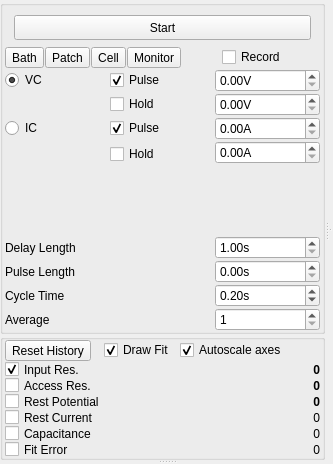
<?xml version="1.0" encoding="UTF-8"?>
<ui version="4.0">
 <class>Form</class>
 <widget class="QWidget" name="Form">
  <property name="geometry">
   <rect>
    <x>0</x>
    <y>0</y>
    <width>315</width>
    <height>464</height>
   </rect>
  </property>
  <property name="windowTitle">
   <string>Patch</string>
  </property>
  <layout class="QVBoxLayout" name="verticalLayout_2">
   <property name="spacing">
    <number>0</number>
   </property>
   <property name="leftMargin">
    <number>0</number>
   </property>
   <property name="topMargin">
    <number>0</number>
   </property>
   <property name="rightMargin">
    <number>0</number>
   </property>
   <property name="bottomMargin">
    <number>0</number>
   </property>
   <item>
    <widget class="QSplitter" name="splitter_3">
     <property name="orientation">
      <enum>Qt::Vertical</enum>
     </property>
     <widget class="QSplitter" name="splitter_2">
      <property name="orientation">
       <enum>Qt::Horizontal</enum>
      </property>
      <widget class="QWidget" name="layoutWidget">
       <layout class="QVBoxLayout" name="verticalLayout">
        <property name="spacing">
         <number>0</number>
        </property>
        <item>
         <widget class="QGroupBox" name="groupBox_2">
          <property name="sizePolicy">
           <sizepolicy hsizetype="Preferred" vsizetype="Preferred">
            <horstretch>0</horstretch>
            <verstretch>0</verstretch>
           </sizepolicy>
          </property>
          <property name="title">
           <string/>
          </property>
          <layout class="QGridLayout" name="gridLayout_2">
           <property name="leftMargin">
            <number>2</number>
           </property>
           <property name="topMargin">
            <number>0</number>
           </property>
           <property name="rightMargin">
            <number>2</number>
           </property>
           <property name="bottomMargin">
            <number>0</number>
           </property>
           <property name="horizontalSpacing">
            <number>0</number>
           </property>
           <property name="verticalSpacing">
            <number>1</number>
           </property>
           <item row="2" column="1">
            <widget class="QCheckBox" name="vcPulseCheck">
             <property name="text">
              <string>Pulse</string>
             </property>
             <property name="checked">
              <bool>true</bool>
             </property>
            </widget>
           </item>
           <item row="3" column="1">
            <widget class="QCheckBox" name="vcHoldCheck">
             <property name="text">
              <string>Hold</string>
             </property>
            </widget>
           </item>
           <item row="4" column="1">
            <widget class="QCheckBox" name="icPulseCheck">
             <property name="text">
              <string>Pulse</string>
             </property>
             <property name="checked">
              <bool>true</bool>
             </property>
            </widget>
           </item>
           <item row="6" column="1">
            <widget class="QCheckBox" name="icHoldCheck">
             <property name="text">
              <string>Hold</string>
             </property>
            </widget>
           </item>
           <item row="7" column="1">
            <spacer name="verticalSpacer">
             <property name="orientation">
              <enum>Qt::Vertical</enum>
             </property>
             <property name="sizeHint" stdset="0">
              <size>
               <width>20</width>
               <height>40</height>
              </size>
             </property>
            </spacer>
           </item>
           <item row="10" column="0" colspan="2">
            <widget class="QLabel" name="label">
             <property name="text">
              <string>Cycle Time</string>
             </property>
            </widget>
           </item>
           <item row="9" column="0" colspan="2">
            <widget class="QLabel" name="label_3">
             <property name="text">
              <string>Pulse Length</string>
             </property>
            </widget>
           </item>
           <item row="8" column="0" colspan="2">
            <widget class="QLabel" name="label_4">
             <property name="text">
              <string>Delay Length</string>
             </property>
            </widget>
           </item>
           <item row="4" column="0">
            <widget class="QRadioButton" name="icModeRadio">
             <property name="text">
              <string>IC</string>
             </property>
            </widget>
           </item>
           <item row="2" column="0">
            <widget class="QRadioButton" name="vcModeRadio">
             <property name="text">
              <string>VC</string>
             </property>
             <property name="checked">
              <bool>true</bool>
             </property>
            </widget>
           </item>
           <item row="1" column="0" colspan="3">
            <layout class="QHBoxLayout" name="horizontalLayout_2">
             <property name="spacing">
              <number>1</number>
             </property>
             <property name="leftMargin">
              <number>0</number>
             </property>
             <item>
              <widget class="QToolButton" name="bathModeBtn">
               <property name="text">
                <string>Bath</string>
               </property>
              </widget>
             </item>
             <item>
              <widget class="QToolButton" name="patchModeBtn">
               <property name="text">
                <string>Patch</string>
               </property>
              </widget>
             </item>
             <item>
              <widget class="QToolButton" name="cellModeBtn">
               <property name="text">
                <string>Cell</string>
               </property>
              </widget>
             </item>
             <item>
              <widget class="QToolButton" name="monitorModeBtn">
               <property name="text">
                <string>Monitor</string>
               </property>
              </widget>
             </item>
             <item>
              <spacer name="horizontalSpacer_2">
               <property name="orientation">
                <enum>Qt::Horizontal</enum>
               </property>
               <property name="sizeType">
                <enum>QSizePolicy::Fixed</enum>
               </property>
               <property name="sizeHint" stdset="0">
                <size>
                 <width>40</width>
                 <height>20</height>
                </size>
               </property>
              </spacer>
             </item>
             <item>
              <widget class="CustomCheckBox" name="recordBtn">
               <property name="text">
                <string>Record</string>
               </property>
               <property name="checkable">
                <bool>true</bool>
               </property>
              </widget>
             </item>
             <item>
              <spacer name="horizontalSpacer">
               <property name="orientation">
                <enum>Qt::Horizontal</enum>
               </property>
               <property name="sizeHint" stdset="0">
                <size>
                 <width>40</width>
                 <height>20</height>
                </size>
               </property>
              </spacer>
             </item>
            </layout>
           </item>
           <item row="11" column="0">
            <widget class="QLabel" name="label_2">
             <property name="text">
              <string>Average</string>
             </property>
            </widget>
           </item>
           <item row="11" column="2">
            <widget class="QSpinBox" name="averageSpin">
             <property name="sizePolicy">
              <sizepolicy hsizetype="Minimum" vsizetype="Preferred">
               <horstretch>0</horstretch>
               <verstretch>0</verstretch>
              </sizepolicy>
             </property>
             <property name="minimum">
              <number>1</number>
             </property>
             <property name="maximum">
              <number>100</number>
             </property>
             <property name="value">
              <number>1</number>
             </property>
            </widget>
           </item>
           <item row="0" column="0" colspan="3">
            <widget class="QWidget" name="widget" native="true">
             <property name="sizePolicy">
              <sizepolicy hsizetype="Preferred" vsizetype="Fixed">
               <horstretch>0</horstretch>
               <verstretch>0</verstretch>
              </sizepolicy>
             </property>
             <property name="minimumSize">
              <size>
               <width>0</width>
               <height>40</height>
              </size>
             </property>
             <property name="maximumSize">
              <size>
               <width>16777215</width>
               <height>40</height>
              </size>
             </property>
             <layout class="QGridLayout" name="gridLayout_3">
              <property name="sizeConstraint">
               <enum>QLayout::SetDefaultConstraint</enum>
              </property>
              <item row="0" column="0">
               <widget class="QPushButton" name="startBtn">
                <property name="sizePolicy">
                 <sizepolicy hsizetype="Minimum" vsizetype="Maximum">
                  <horstretch>0</horstretch>
                  <verstretch>0</verstretch>
                 </sizepolicy>
                </property>
                <property name="minimumSize">
                 <size>
                  <width>0</width>
                  <height>25</height>
                 </size>
                </property>
                <property name="text">
                 <string>Start</string>
                </property>
                <property name="checkable">
                 <bool>true</bool>
                </property>
               </widget>
              </item>
             </layout>
            </widget>
           </item>
           <item row="10" column="2">
            <widget class="SpinBox" name="cycleTimeSpin">
             <property name="sizePolicy">
              <sizepolicy hsizetype="Minimum" vsizetype="Preferred">
               <horstretch>0</horstretch>
               <verstretch>0</verstretch>
              </sizepolicy>
             </property>
             <property name="suffix">
              <string>s</string>
             </property>
             <property name="singleStep">
              <double>1.000000000000000</double>
             </property>
             <property name="value">
              <double>0.200000000000000</double>
             </property>
            </widget>
           </item>
           <item row="9" column="2">
            <widget class="SpinBox" name="pulseTimeSpin">
             <property name="suffix">
              <string>s</string>
             </property>
             <property name="singleStep">
              <double>1.000000000000000</double>
             </property>
            </widget>
           </item>
           <item row="8" column="2">
            <widget class="SpinBox" name="delayTimeSpin">
             <property name="suffix">
              <string>s</string>
             </property>
             <property name="minimum">
              <double>1.000000000000000</double>
             </property>
             <property name="maximum">
              <double>10000.000000000000000</double>
             </property>
             <property name="singleStep">
              <double>1.000000000000000</double>
             </property>
            </widget>
           </item>
           <item row="5" column="2" rowspan="2">
            <widget class="SpinBox" name="icHoldSpin">
             <property name="suffix">
              <string>A</string>
             </property>
            </widget>
           </item>
           <item row="4" column="2">
            <widget class="SpinBox" name="icPulseSpin">
             <property name="suffix">
              <string>A</string>
             </property>
            </widget>
           </item>
           <item row="3" column="2">
            <widget class="SpinBox" name="vcHoldSpin">
             <property name="suffix">
              <string>V</string>
             </property>
            </widget>
           </item>
           <item row="2" column="2">
            <widget class="SpinBox" name="vcPulseSpin">
             <property name="suffix">
              <string>V</string>
             </property>
            </widget>
           </item>
          </layout>
         </widget>
        </item>
        <item>
         <widget class="QGroupBox" name="groupBox">
          <property name="sizePolicy">
           <sizepolicy hsizetype="Preferred" vsizetype="Preferred">
            <horstretch>0</horstretch>
            <verstretch>0</verstretch>
           </sizepolicy>
          </property>
          <property name="title">
           <string/>
          </property>
          <layout class="QGridLayout" name="gridLayout">
           <property name="leftMargin">
            <number>2</number>
           </property>
           <property name="topMargin">
            <number>0</number>
           </property>
           <property name="rightMargin">
            <number>2</number>
           </property>
           <property name="bottomMargin">
            <number>0</number>
           </property>
           <property name="horizontalSpacing">
            <number>5</number>
           </property>
           <property name="verticalSpacing">
            <number>1</number>
           </property>
           <item row="0" column="3">
            <widget class="QCheckBox" name="checkBoxAutoScaleAxes">
             <property name="text">
              <string>Autoscale axes</string>
             </property>
             <property name="checked">
              <bool>true</bool>
             </property>
            </widget>
           </item>
           <item row="4" column="1">
            <widget class="QLabel" name="label_8">
             <property name="text">
              <string>Rest Current</string>
             </property>
            </widget>
           </item>
           <item row="5" column="1">
            <widget class="QLabel" name="label_9">
             <property name="text">
              <string>Capacitance</string>
             </property>
            </widget>
           </item>
           <item row="6" column="1">
            <widget class="QLabel" name="label_10">
             <property name="text">
              <string>Fit Error</string>
             </property>
            </widget>
           </item>
           <item row="5" column="3">
            <widget class="QLabel" name="capacitanceLabel">
             <property name="font">
              <font>
               <weight>50</weight>
               <bold>false</bold>
              </font>
             </property>
             <property name="text">
              <string>0</string>
             </property>
             <property name="alignment">
              <set>Qt::AlignRight|Qt::AlignTrailing|Qt::AlignVCenter</set>
             </property>
            </widget>
           </item>
           <item row="3" column="1">
            <widget class="QLabel" name="label_7">
             <property name="text">
              <string>Rest Potential</string>
             </property>
            </widget>
           </item>
           <item row="2" column="1">
            <widget class="QLabel" name="label_6">
             <property name="text">
              <string>Access Res.</string>
             </property>
            </widget>
           </item>
           <item row="1" column="1">
            <widget class="QLabel" name="label_5">
             <property name="text">
              <string>Input Res.</string>
             </property>
            </widget>
           </item>
           <item row="0" column="0" colspan="2">
            <widget class="QToolButton" name="resetBtn">
             <property name="text">
              <string>Reset History</string>
             </property>
            </widget>
           </item>
           <item row="3" column="0">
            <widget class="QCheckBox" name="restingPotentialCheck">
             <property name="text">
              <string/>
             </property>
            </widget>
           </item>
           <item row="4" column="0">
            <widget class="QCheckBox" name="restingCurrentCheck">
             <property name="text">
              <string/>
             </property>
            </widget>
           </item>
           <item row="6" column="0">
            <widget class="QCheckBox" name="fitErrorCheck">
             <property name="text">
              <string/>
             </property>
            </widget>
           </item>
           <item row="3" column="3">
            <widget class="QLabel" name="restingPotentialLabel">
             <property name="minimumSize">
              <size>
               <width>140</width>
               <height>0</height>
              </size>
             </property>
             <property name="font">
              <font>
               <weight>75</weight>
               <bold>true</bold>
              </font>
             </property>
             <property name="text">
              <string>0</string>
             </property>
             <property name="alignment">
              <set>Qt::AlignRight|Qt::AlignTrailing|Qt::AlignVCenter</set>
             </property>
            </widget>
           </item>
           <item row="1" column="3">
            <widget class="QLabel" name="inputResistanceLabel">
             <property name="font">
              <font>
               <weight>75</weight>
               <bold>true</bold>
              </font>
             </property>
             <property name="text">
              <string>0</string>
             </property>
             <property name="alignment">
              <set>Qt::AlignRight|Qt::AlignTrailing|Qt::AlignVCenter</set>
             </property>
            </widget>
           </item>
           <item row="2" column="0">
            <widget class="QCheckBox" name="accessResistanceCheck">
             <property name="text">
              <string/>
             </property>
            </widget>
           </item>
           <item row="6" column="3">
            <widget class="QLabel" name="fitErrorLabel">
             <property name="font">
              <font>
               <weight>50</weight>
               <bold>false</bold>
              </font>
             </property>
             <property name="text">
              <string>0</string>
             </property>
             <property name="alignment">
              <set>Qt::AlignRight|Qt::AlignTrailing|Qt::AlignVCenter</set>
             </property>
            </widget>
           </item>
           <item row="2" column="3">
            <widget class="QLabel" name="accessResistanceLabel">
             <property name="font">
              <font>
               <weight>75</weight>
               <bold>true</bold>
              </font>
             </property>
             <property name="text">
              <string>0</string>
             </property>
             <property name="alignment">
              <set>Qt::AlignRight|Qt::AlignTrailing|Qt::AlignVCenter</set>
             </property>
            </widget>
           </item>
           <item row="5" column="0">
            <widget class="QCheckBox" name="capacitanceCheck">
             <property name="text">
              <string/>
             </property>
            </widget>
           </item>
           <item row="4" column="3">
            <widget class="QLabel" name="restingCurrentLabel">
             <property name="minimumSize">
              <size>
               <width>120</width>
               <height>0</height>
              </size>
             </property>
             <property name="font">
              <font>
               <weight>50</weight>
               <bold>false</bold>
              </font>
             </property>
             <property name="text">
              <string>0</string>
             </property>
             <property name="alignment">
              <set>Qt::AlignRight|Qt::AlignTrailing|Qt::AlignVCenter</set>
             </property>
            </widget>
           </item>
           <item row="1" column="0">
            <widget class="QCheckBox" name="inputResistanceCheck">
             <property name="maximumSize">
              <size>
               <width>20</width>
               <height>16777215</height>
              </size>
             </property>
             <property name="text">
              <string/>
             </property>
             <property name="checked">
              <bool>true</bool>
             </property>
            </widget>
           </item>
           <item row="0" column="2">
            <widget class="QCheckBox" name="drawFitCheck">
             <property name="text">
              <string>Draw Fit</string>
             </property>
             <property name="checked">
              <bool>true</bool>
             </property>
            </widget>
           </item>
          </layout>
         </widget>
        </item>
       </layout>
      </widget>
      <widget class="QSplitter" name="splitter">
       <property name="orientation">
        <enum>Qt::Vertical</enum>
       </property>
       <widget class="PlotWidget" name="patchPlot" native="true">
        <property name="sizePolicy">
         <sizepolicy hsizetype="Expanding" vsizetype="Preferred">
          <horstretch>0</horstretch>
          <verstretch>0</verstretch>
         </sizepolicy>
        </property>
       </widget>
       <widget class="PlotWidget" name="commandPlot" native="true">
        <property name="sizePolicy">
         <sizepolicy hsizetype="Expanding" vsizetype="Preferred">
          <horstretch>0</horstretch>
          <verstretch>0</verstretch>
         </sizepolicy>
        </property>
       </widget>
      </widget>
     </widget>
     <widget class="QWidget" name="layoutWidget">
      <layout class="QVBoxLayout" name="plotLayout">
       <property name="spacing">
        <number>0</number>
       </property>
      </layout>
     </widget>
    </widget>
   </item>
  </layout>
 </widget>
 <customwidgets>
  <customwidget>
   <class>SpinBox</class>
   <extends>QDoubleSpinBox</extends>
   <header>pyqtgraph</header>
  </customwidget>
  <customwidget>
   <class>PlotWidget</class>
   <extends>QWidget</extends>
   <header>pyqtgraph</header>
   <container>1</container>
  </customwidget>
  <customwidget>
   <class>CustomCheckBox</class>
   <extends>QCheckBox</extends>
   <header>..Patch.CustomPatchCheckBox</header>
  </customwidget>
 </customwidgets>
 <resources/>
 <connections/>
</ui>
